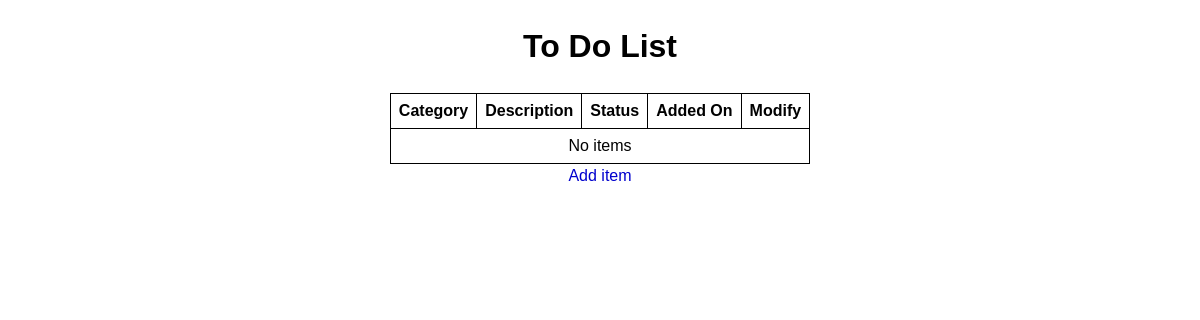
Before: / with the older database file.
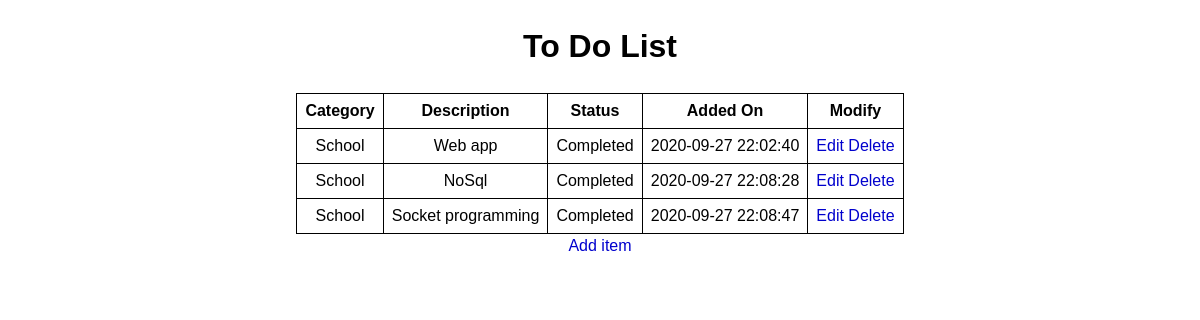
After: the same page with the newer database file.
### tables this page shows
CREATE TABLE "Category" (
	"ID"	INTEGER PRIMARY KEY AUTOINCREMENT,
	"Name"	TEXT
);

CREATE TABLE "Todo" (
	"ID"	INTEGER PRIMARY KEY AUTOINCREMENT,
	"Category"	INTEGER NOT NULL,
	"Description"	TEXT NOT NULL,
	"Image"	TEXT,
	"Status"	TEXT NOT NULL DEFAULT "Pending" CHECK(Status IN ("Pending","Completed")),
	"AddOn"	DATETIME NOT NULL DEFAULT CURRENT_TIMESTAMP,
	FOREIGN KEY("Category") REFERENCES "Category"("ID")
);

### todo.py (the view)
@app.route("/")
def index():
    db = sqlite3.connect("todo.db")
    category_dict = createCategoryDict(db)
    todo_rows = db.execute("SELECT * FROM Todo")
    items = []
    for todo_row in todo_rows:
        items.append(createItem(todo_row, category_dict))
    isempty = not len(items)
    db.close()
    return render_template("index.html", isempty=isempty, items=items)

### todo.py (called while the page is built)
def convertTime(dt_str, start=UTC, end=SGT):
    dt_none = datetime.strptime(dt_str, DT_FORMAT)
    dt_start = start.localize(dt_none)
    dt_end = dt_start.astimezone(end)
    return dt_end.strftime(DT_FORMAT)

def createCategoryDict(db):
    category_rows = db.execute("SELECT * FROM Category")
    category_dict = {}
    for category_row in category_rows:
        category_dict[category_row[0]] = category_row[1]
    return category_dict

### templates/index.html (shortened to what this page needs)
<!DOCTYPE html>
<html>
    <head>
        <link
            rel="stylesheet"
            href="{{ url_for('static', filename='style.css') }}"
        />
    </head>
    <body>
        <div class="body">
            <h1>To Do List</h1>
        </div>
        <div id="table-wrapper">
            <table>
                <tr>
                    <th>Category</th>
                    <th>Description</th>
                    <th>Status</th>
                    <th>Added On</th>
                    <th>Modify</th>
                </tr>
                {% if isempty %}
                <tr>
                    <td colspan="5">No items</td>
                </tr>
                {% else %} {% for item in items %}
                <tr>
                    <td>{{ item.category }}</td>
                    <td>
                        {{ item.description }}
                    </td>
                    <td>{{ item.status }}</td>
                    <td>{{ item.addon }}</td>
                    <td>
                        <a href="{{ url_for('edit_item', item_id=item.id) }}"
                            >Edit</a
                        >
                        <a href="{{ url_for('delete_item', item_id=item.id) }}"
                            >Delete</a
                        >
                    </td>
                </tr>
                {% endfor %} {% endif %}
            </table>
        </div>
        <div class="body">
            <div class="bottom-button-container">
                <a href="{{ url_for('add_item') }}">Add item</a>
            </div>
        </div>
    </body>
</html>

### static/style.css (style rules this page uses)
* { box-sizing: border-box; font-family: "Product Sans", sans-serif; }
.body, #table-wrapper { max-width: 400px; margin: auto; padding-left: 1em; padding-right: 1em; }
#table-wrapper { max-width: fit-content; overflow-x: auto; }
.body * { padding: 0.2em; }
h1 { text-align: center; }
table { width: 100%; border-collapse: collapse; text-align: center; }
th, td { border: 1px solid #000; padding: 0.5em; }
a, a:visited { text-decoration: none; color: mediumblue; }
.bottom-button-container { text-align: center; }

Changed rows visible on the page:
now on this page (row unchanged): Category: category "School" "School" "School"
added Todo: description "Web app", status "Completed"
added Todo: description "NoSql", status "Completed"
added Todo: description "Socket programming", status "Completed"
Other visible differences:
new list line: "2020-09-27 22:02:40 Edit Delete"
new list line: "2020-09-27 22:08:28 Edit Delete"
new list line: "2020-09-27 22:08:47 Edit Delete"
text no longer shown: "No items"
